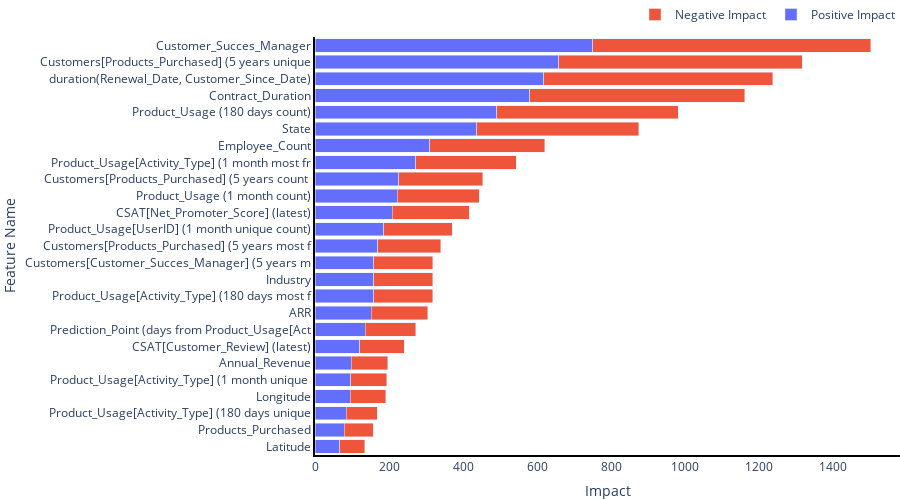

Write notebook code for a chart like this one.
### Code cell
# feature impact split by strength
plot_signed_feature_impact(melted, height=500, n=25)

### Figure 1 — Plotly figure (JSON) as saved in the notebook; plotly's stock layout.template omitted (floating-point values rounded to 4 significant figures)
{"data": [{"hovertemplate": "<b>Feature Name:</b> %{y} <br><b>Feature Strength:</b> %{x}<extra></extra>", "name": "Positive Impact", "orientation": "h", "type": "bar", "x": [67.06, 78.38, 84.37, 95.76, 96.65, 98.14, 120.8, 135.8, 152.0, 158.9, 159.1, 159.3, 170.2, 185.6, 208.1, 222.1, 226.5, 271.6, 310.7, 437.6, 490.4, 580.4, 618.1, 657.9, 750.7], "y": ["Latitude", "Products_Purchased", "Product_Usage[Activity_Type] (180 days unique count)", "Longitude", "Product_Usage[Activity_Type] (1 month unique count)", "Annual_Revenue", "CSAT[Customer_Review] (latest)", "Prediction_Point (days from Product_Usage[Activity_Timestamp]) (180 days avg)", "ARR", "Product_Usage[Activity_Type] (180 days most frequent)", "Industry", "Customers[Customer_Succes_Manager] (5 years most frequent)", "Customers[Products_Purchased] (5 years most frequent)", "Product_Usage[UserID] (1 month unique count)", "CSAT[Net_Promoter_Score] (latest)", "Product_Usage (1 month count)", "Customers[Products_Purchased] (5 years count of business_essentials)", "Product_Usage[Activity_Type] (1 month most frequent)", "Employee_Count", "State", "Product_Usage (180 days count)", "Contract_Duration", "duration(Renewal_Date, Customer_Since_Date)", "Customers[Products_Purchased] (5 years unique count)", "Customer_Succes_Manager"]}, {"hovertemplate": "<b>Feature Name:</b> %{y} <br><b>Feature Strength:</b> %{x}<extra></extra>", "name": "Negative Impact", "orientation": "h", "type": "bar", "x": [67.06, 78.38, 84.37, 95.76, 96.65, 98.14, 120.8, 135.8, 152.0, 158.9, 159.1, 159.3, 170.2, 185.6, 208.1, 222.1, 226.5, 271.6, 310.7, 437.6, 490.4, 580.4, 618.1, 657.9, 750.7], "y": ["Latitude", "Products_Purchased", "Product_Usage[Activity_Type] (180 days unique count)", "Longitude", "Product_Usage[Activity_Type] (1 month unique count)", "Annual_Revenue", "CSAT[Customer_Review] (latest)", "Prediction_Point (days from Product_Usage[Activity_Timestamp]) (180 days avg)", "ARR", "Product_Usage[Activity_Type] (180 days most frequent)", "Industry", "Customers[Customer_Succes_Manager] (5 years most frequent)", "Customers[Products_Purchased] (5 years most frequent)", "Product_Usage[UserID] (1 month unique count)", "CSAT[Net_Promoter_Score] (latest)", "Product_Usage (1 month count)", "Customers[Products_Purchased] (5 years count of business_essentials)", "Product_Usage[Activity_Type] (1 month most frequent)", "Employee_Count", "State", "Product_Usage (180 days count)", "Contract_Duration", "duration(Renewal_Date, Customer_Since_Date)", "Customers[Products_Purchased] (5 years unique count)", "Customer_Succes_Manager"]}], "layout": {"barmode": "stack", "height": 500, "hoverlabel": {"bgcolor": "white", "font": {"family": "Rockwell", "size": 16}, "namelength": -1}, "legend": {"orientation": "h", "x": 1, "xanchor": "right", "y": 1.02, "yanchor": "bottom"}, "margin": {"b": 20, "l": 20, "r": 0, "t": 20}, "plot_bgcolor": "rgba(0,0,0,0)", "xaxis": {"linecolor": "black", "linewidth": 2, "showline": true, "title": {"text": "Impact"}}, "yaxis": {"linecolor": "black", "linewidth": 2, "showline": true, "ticktext": ["Latitude", "Products_Purchased", "Product_Usage[Activity_Type] (180 days unique", "Longitude", "Product_Usage[Activity_Type] (1 month unique ", "Annual_Revenue", "CSAT[Customer_Review] (latest)", "Prediction_Point (days from Product_Usage[Act", "ARR", "Product_Usage[Activity_Type] (180 days most f", "Industry", "Customers[Customer_Succes_Manager] (5 years m", "Customers[Products_Purchased] (5 years most f", "Product_Usage[UserID] (1 month unique count)", "CSAT[Net_Promoter_Score] (latest)", "Product_Usage (1 month count)", "Customers[Products_Purchased] (5 years count ", "Product_Usage[Activity_Type] (1 month most fr", "Employee_Count", "State", "Product_Usage (180 days count)", "Contract_Duration", "duration(Renewal_Date, Customer_Since_Date)", "Customers[Products_Purchased] (5 years unique", "Customer_Succes_Manager"], "tickvals": [0, 1, 2, 3, 4, 5, 6, 7, 8, 9, 10, 11, 12, 13, 14, 15, 16, 17, 18, 19, 20, 21, 22, 23, 24], "title": {"text": "Feature Name"}}}}
